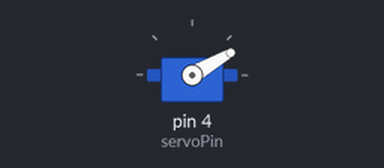
The sketch below on a simulated Arduino Uno, built with avr-gcc and run on an emulated ATmega328P. Parts: servo.

Above: at 0.05 s.
At 0.15 s:
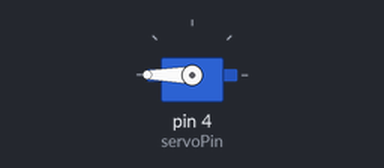
Timing chart, 0 to 3.0 s (numbered marks = the images above):
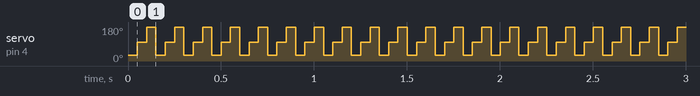

The sketch:

servomotor.ino
```cpp
#include <Servo.h>

static const int servoPin = 4;

Servo servo1;

void setup() {
    Serial.begin(115200);
    servo1.attach(servoPin);
}

void loop() {
  servo1.write(30);//tells motor to rotate at this angle
  delay(50);
  servo1.write(100);
  delay(50);
  servo1.write(180);
  delay(50);

    // for(int posDegrees = 0; posDegrees <= 180; posDegrees++) {
    //     servo1.write(posDegrees);
    //     Serial.println(posDegrees);
    //     delay(20);
    // }

    // for(int posDegrees = 180; posDegrees >= 0; posDegrees--) {
    //     servo1.write(posDegrees);
    //     Serial.println(posDegrees);
    //     delay(20);
    // }
}
```

Measured:
- by itself, servo on pin 4 (servoPin): repeats every 0.15 s: 180° 0.05 s, 30° 0.05 s, 100° 0.05 s
